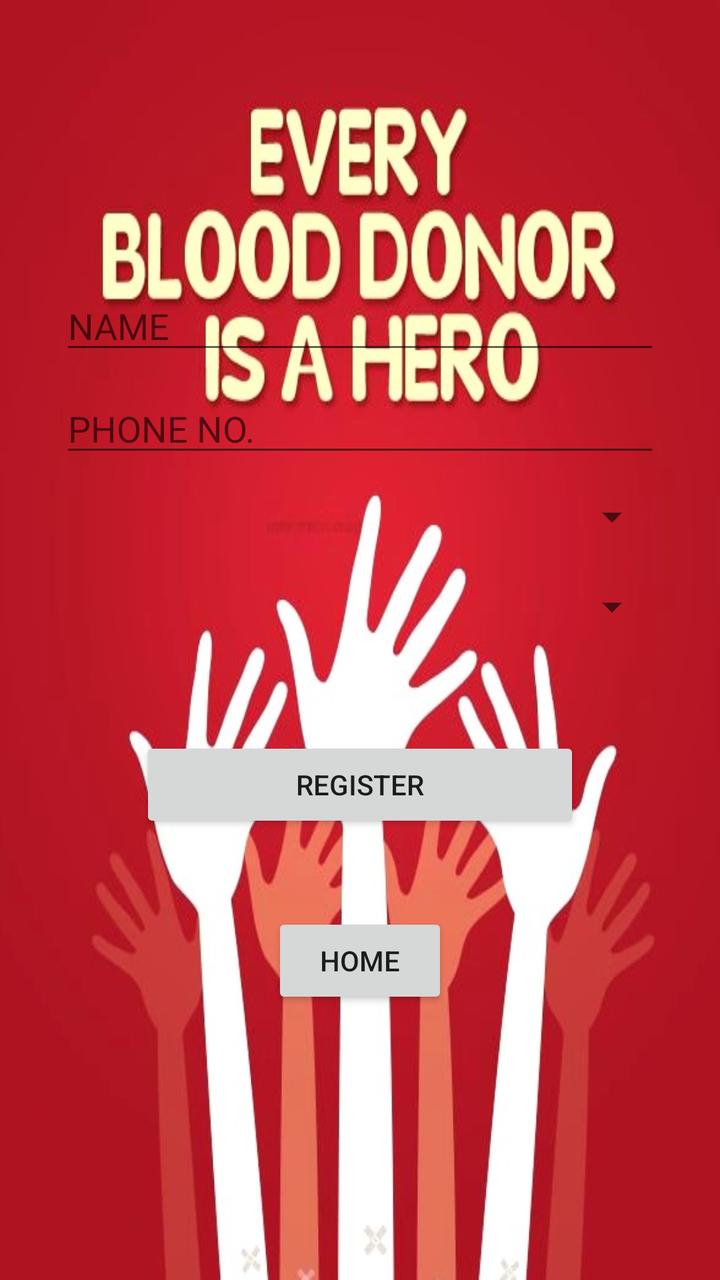
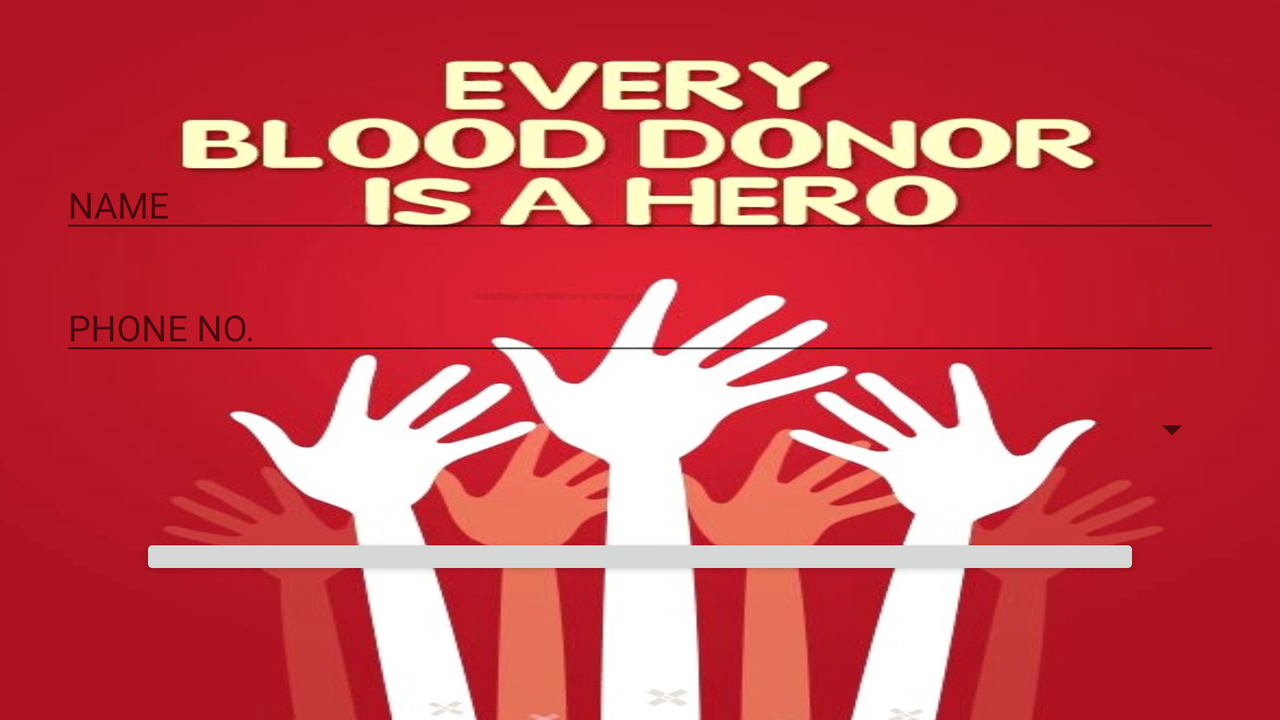

An Android layout and its configuration variant, each rendered on a device that would load it. The default file and the variant file are quoted in full after the pictures.
<!-- AndroidManifest.xml: application theme AppTheme -->
<!-- res/layout/activity_registeration.xml -->
<?xml version="1.0" encoding="utf-8"?>
<RelativeLayout xmlns:android="http://schemas.android.com/apk/res/android"
    xmlns:app="http://schemas.android.com/apk/res-auto"
    xmlns:tools="http://schemas.android.com/tools"
    android:layout_width="match_parent"
    android:layout_height="match_parent"
    android:gravity="center"

    android:background="@drawable/rb"
    android:padding="30dp"
    tools:context=".registeration">

    <EditText
        android:layout_marginTop="50dp"
        android:id="@+id/et1"
        android:hint="NAME"
        android:layout_width="match_parent"
        android:layout_height="wrap_content"
        android:singleLine="true"
        android:layout_marginVertical="5dp"
        />
    <EditText
        android:singleLine="true"
        android:id="@+id/et2"
        android:hint="PHONE NO."
        android:layout_width="match_parent"
        android:layout_height="wrap_content"
        android:layout_below="@+id/et1"
        android:layout_marginTop="20dp"
        android:layout_marginVertical="5dp"

        />
    <Spinner
        android:id="@+id/s1"
        android:layout_width="match_parent"
        android:layout_height="wrap_content"
        android:layout_marginTop="20dp"
        android:minHeight="30dp"
        android:layout_marginVertical="5dp"
        android:layout_below="@+id/et2"></Spinner>
    <Spinner
        android:layout_marginVertical="10dp"
        android:id="@+id/s2"
        android:layout_width="match_parent"
        android:layout_height="wrap_content"
        android:layout_marginTop="20dp"
        android:minHeight="30dp"
        android:layout_below="@+id/s1"></Spinner>
    <Button
        android:id="@+id/b1"
        android:text="REGISTER"
        android:layout_margin="40dp"
        android:layout_width="match_parent"
        android:layout_height="wrap_content"
        android:layout_marginTop="40dp"
        android:layout_below="@+id/s2"/>
    <Button
        android:id="@+id/home"
        android:layout_width="wrap_content"
        android:layout_height="wrap_content"
        android:layout_centerHorizontal="true"
        android:layout_below="@id/b1"
        android:text="home"
        ></Button>




</RelativeLayout>
<!-- resources referenced by this layout -->
<resources>
  <!-- drawable rb: jpg bitmap (drawable, 61402 bytes) -->
  <style name="AppTheme" parent="Theme.AppCompat.Light.DarkActionBar">
          
          <item name="colorPrimary">@color/colorPrimary</item>
          <item name="colorPrimaryDark">@color/colorPrimaryDark</item>
          <item name="colorAccent">@color/colorAccent</item>
      </style>
  <color name="colorPrimary">#008577</color>
  <color name="colorPrimaryDark">#00574B</color>
  <color name="colorAccent">#E7DDE0</color>
</resources>
<!-- res/layout-land/activity_registeration.xml (the author's variant of the layout above) -->
<!-- drawn on the phone turned sideways -->
<?xml version="1.0" encoding="utf-8"?>
<RelativeLayout xmlns:android="http://schemas.android.com/apk/res/android"
    xmlns:app="http://schemas.android.com/apk/res-auto"
    xmlns:tools="http://schemas.android.com/tools"
    android:layout_width="match_parent"
    android:layout_height="match_parent"
    android:gravity="center"

    android:background="@drawable/rb"
    android:padding="30dp"
    tools:context=".registeration">

    <EditText
        android:layout_marginTop="50dp"
        android:id="@+id/et1"
        android:hint="NAME"
        android:layout_width="match_parent"
        android:layout_height="wrap_content"
        android:singleLine="true"


        />
    <EditText
        android:singleLine="true"
        android:id="@+id/et2"
        android:hint="PHONE NO."
        android:layout_width="match_parent"
        android:layout_height="wrap_content"
        android:layout_below="@+id/et1"
        android:layout_marginTop="20dp"

        />
    <Spinner
        android:id="@+id/s1"
        android:layout_width="match_parent"
        android:layout_height="wrap_content"
        android:layout_marginTop="20dp"
        android:layout_below="@+id/et2"></Spinner>
    
    <Button
        android:id="@+id/b1"
        android:text="REGISTER"
        android:layout_margin="40dp"
        android:layout_width="match_parent"
        android:layout_height="wrap_content"
        android:layout_marginTop="40dp"
        android:layout_below="@+id/s1"/>

</RelativeLayout>
